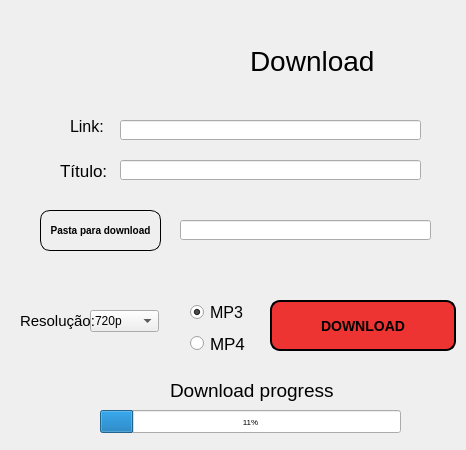
<?xml version="1.0" encoding="UTF-8"?>
<ui version="4.0">
 <class>Youtuber_Download</class>
 <widget class="QMainWindow" name="Youtuber_Download">
  <property name="geometry">
   <rect>
    <x>0</x>
    <y>0</y>
    <width>466</width>
    <height>450</height>
   </rect>
  </property>
  <property name="minimumSize">
   <size>
    <width>466</width>
    <height>450</height>
   </size>
  </property>
  <property name="maximumSize">
   <size>
    <width>466</width>
    <height>450</height>
   </size>
  </property>
  <property name="windowTitle">
   <string>MainWindow</string>
  </property>
  <widget class="QWidget" name="centralwidget">
   <widget class="QPushButton" name="bt_download">
    <property name="geometry">
     <rect>
      <x>270</x>
      <y>300</y>
      <width>186</width>
      <height>51</height>
     </rect>
    </property>
    <property name="font">
     <font>
      <pointsize>-1</pointsize>
      <weight>75</weight>
      <italic>false</italic>
      <bold>true</bold>
     </font>
    </property>
    <property name="styleSheet">
     <string notr="true">QPushButton {
	background-color: rgb(238, 51, 51);
    border-style: outset;
    border-width: 2px;
    border-radius: 10px;
    border-color: black;
    font: bold 14px;
    min-width: 10em;
    padding: 6px;
}
QPushButton:pressed {
    background-color: rgb(224, 0, 0);
    border-style: inset;
}</string>
    </property>
    <property name="text">
     <string>DOWNLOAD</string>
    </property>
   </widget>
   <widget class="QLabel" name="label">
    <property name="geometry">
     <rect>
      <x>60</x>
      <y>160</y>
      <width>71</width>
      <height>21</height>
     </rect>
    </property>
    <property name="font">
     <font>
      <pointsize>13</pointsize>
     </font>
    </property>
    <property name="text">
     <string>Título:</string>
    </property>
   </widget>
   <widget class="QLabel" name="label_2">
    <property name="geometry">
     <rect>
      <x>70</x>
      <y>120</y>
      <width>47</width>
      <height>13</height>
     </rect>
    </property>
    <property name="font">
     <font>
      <pointsize>12</pointsize>
     </font>
    </property>
    <property name="text">
     <string>Link:</string>
    </property>
   </widget>
   <widget class="QLabel" name="label_3">
    <property name="geometry">
     <rect>
      <x>250</x>
      <y>20</y>
      <width>171</width>
      <height>81</height>
     </rect>
    </property>
    <property name="font">
     <font>
      <pointsize>21</pointsize>
      <weight>50</weight>
      <bold>false</bold>
     </font>
    </property>
    <property name="text">
     <string>Download</string>
    </property>
   </widget>
   <widget class="QLineEdit" name="txt_link">
    <property name="geometry">
     <rect>
      <x>120</x>
      <y>120</y>
      <width>301</width>
      <height>20</height>
     </rect>
    </property>
   </widget>
   <widget class="QLineEdit" name="txt_titulo">
    <property name="geometry">
     <rect>
      <x>120</x>
      <y>160</y>
      <width>301</width>
      <height>20</height>
     </rect>
    </property>
   </widget>
   <widget class="QLabel" name="label_4">
    <property name="geometry">
     <rect>
      <x>70</x>
      <y>10</y>
      <width>191</width>
      <height>101</height>
     </rect>
    </property>
    <property name="styleSheet">
     <string notr="true">image: url(:/yt/Youtube-PNG.png);</string>
    </property>
    <property name="text">
     <string/>
    </property>
   </widget>
   <widget class="QWidget" name="layoutWidget">
    <property name="geometry">
     <rect>
      <x>190</x>
      <y>300</y>
      <width>62</width>
      <height>56</height>
     </rect>
    </property>
    <layout class="QVBoxLayout" name="verticalLayout">
     <item>
      <widget class="QRadioButton" name="rd_mp3">
       <property name="font">
        <font>
         <pointsize>12</pointsize>
         <weight>50</weight>
         <bold>false</bold>
        </font>
       </property>
       <property name="text">
        <string>MP3</string>
       </property>
       <property name="checked">
        <bool>true</bool>
       </property>
      </widget>
     </item>
     <item>
      <widget class="QRadioButton" name="rd_mp4">
       <property name="font">
        <font>
         <pointsize>13</pointsize>
         <weight>50</weight>
         <bold>false</bold>
        </font>
       </property>
       <property name="text">
        <string>MP4</string>
       </property>
      </widget>
     </item>
    </layout>
   </widget>
   <widget class="QProgressBar" name="progressBar">
    <property name="geometry">
     <rect>
      <x>100</x>
      <y>410</y>
      <width>301</width>
      <height>23</height>
     </rect>
    </property>
    <property name="font">
     <font>
      <pointsize>6</pointsize>
     </font>
    </property>
    <property name="value">
     <number>11</number>
    </property>
   </widget>
   <widget class="QComboBox" name="cb_res">
    <property name="geometry">
     <rect>
      <x>90</x>
      <y>310</y>
      <width>69</width>
      <height>22</height>
     </rect>
    </property>
    <item>
     <property name="text">
      <string>720p</string>
     </property>
    </item>
    <item>
     <property name="text">
      <string>480p</string>
     </property>
    </item>
    <item>
     <property name="text">
      <string>360p</string>
     </property>
    </item>
    <item>
     <property name="text">
      <string>240p</string>
     </property>
    </item>
    <item>
     <property name="text">
      <string>144p</string>
     </property>
    </item>
   </widget>
   <widget class="QLabel" name="label_5">
    <property name="geometry">
     <rect>
      <x>20</x>
      <y>310</y>
      <width>81</width>
      <height>21</height>
     </rect>
    </property>
    <property name="font">
     <font>
      <pointsize>11</pointsize>
     </font>
    </property>
    <property name="text">
     <string>Resolução:</string>
    </property>
   </widget>
   <widget class="QLabel" name="label_6">
    <property name="geometry">
     <rect>
      <x>170</x>
      <y>380</y>
      <width>171</width>
      <height>21</height>
     </rect>
    </property>
    <property name="font">
     <font>
      <pointsize>14</pointsize>
     </font>
    </property>
    <property name="text">
     <string>Download progress</string>
    </property>
   </widget>
   <widget class="QPushButton" name="pushButton">
    <property name="geometry">
     <rect>
      <x>40</x>
      <y>210</y>
      <width>121</width>
      <height>41</height>
     </rect>
    </property>
    <property name="styleSheet">
     <string notr="true">QPushButton {
    border-style: outset;
    border-width: 1px;
    border-radius: 10px;
    border-color: black;
    font: bold 10px;
    min-width: 6em;
    padding: 6px;
}</string>
    </property>
    <property name="text">
     <string>Pasta para download</string>
    </property>
   </widget>
   <widget class="QLineEdit" name="txt_dir">
    <property name="geometry">
     <rect>
      <x>180</x>
      <y>220</y>
      <width>251</width>
      <height>20</height>
     </rect>
    </property>
   </widget>
  </widget>
 </widget>
 <resources>
  <include location="../../../AppData/Local/Programs/Python/Python39/Lib/site-packages/qt5_applications/Qt/bin/yt.qrc"/>
 </resources>
 <connections/>
</ui>
